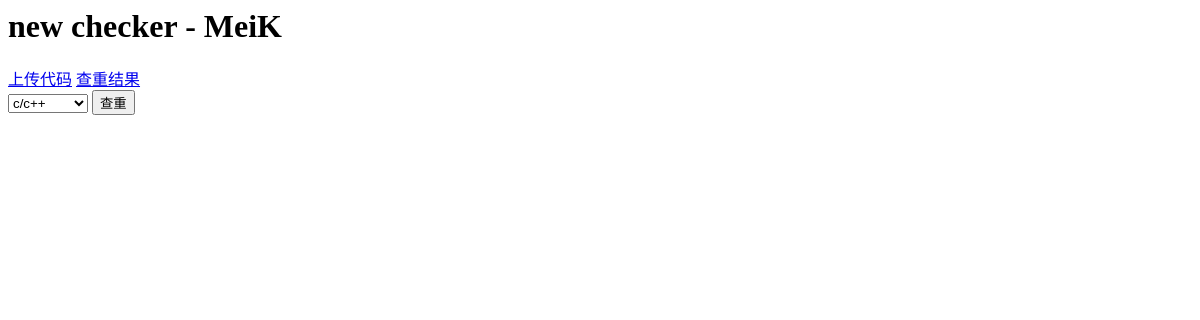
The app's page /2/, older data.
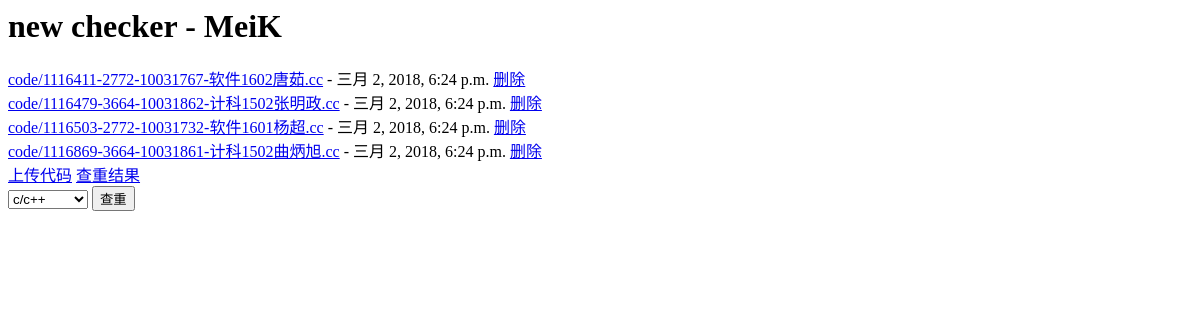
The same page, newer data.
### jplag/models.py (models this page shows, shortened)
class Checker(models.Model):
    user = models.ForeignKey(get_user_model(), on_delete=models.CASCADE)
    title = models.CharField(max_length=200)
    c_time = models.DateTimeField(auto_now_add=True)
    u_time = models.DateTimeField(auto_now=True)

class Code(models.Model):
    checker = models.ForeignKey(Checker, on_delete=models.CASCADE)
    code = models.FileField(upload_to='code/')
    c_time = models.DateTimeField(auto_now_add=True)
    u_time = models.DateTimeField(auto_now=True)
    access_type = ['c', 'cpp', 'cc', 'java', 'cs', 'py', 'txt']

### jplag/views.py (the view)
# urls.py: path('<int:pk>/', views.CheckerView.as_view(), name='checker'),
class CheckerView(generic.DeleteView):
    model = Checker
    template_name = 'jplag/checker.html'
    def get_queryset(self):
        return Checker.objects.all()

### jplag/templates/jplag/checker.html (shortened to what this page needs)
<h1>{{ checker.title }}</h1>
{% for code in checker.code_set.all %}
<label><a href="{{ code.code.url }}">{{ code.code.name }}</a> - {{ code.c_time }}</label>
<a href="{% url 'jplag:delete_code' pk1=checker.id pk2=code.id %}">删除</a>
{% endfor %}
<a href="{% url 'jplag:upload_code' pk=checker.id %}">上传代码</a>
<a href="/uploads/result/{{ checker.id }}/index.html">查重结果</a>
<form action="{% url 'jplag:run_jplag' pk=checker.id %}">
    <select name="language">
        <option value ="c/c++">c/c++</option>
    </select>
    <input type="submit" value="查重" />
</form>

Row changes from the older to the newer data that the page shows:
added Code: code.name "code/1116411-2772-10031767-软件1602唐茹.cc", c_time "三月 2, 2018, 6:24 p.m."
added Code: code.name "code/1116479-3664-10031862-计科1502张明政.cc", c_time "三月 2, 2018, 6:24 p.m."
added Code: code.name "code/1116503-2772-10031732-软件1601杨超.cc", c_time "三月 2, 2018, 6:24 p.m."
added Code: code.name "code/1116869-3664-10031861-计科1502曲炳旭.cc", c_time "三月 2, 2018, 6:24 p.m."
